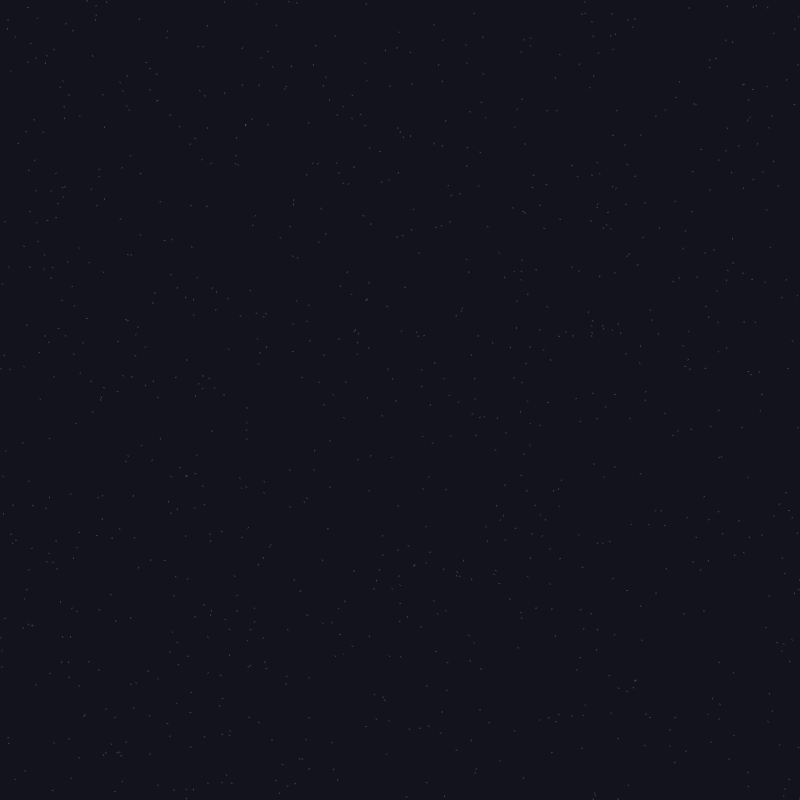
Frame 1 (no input)
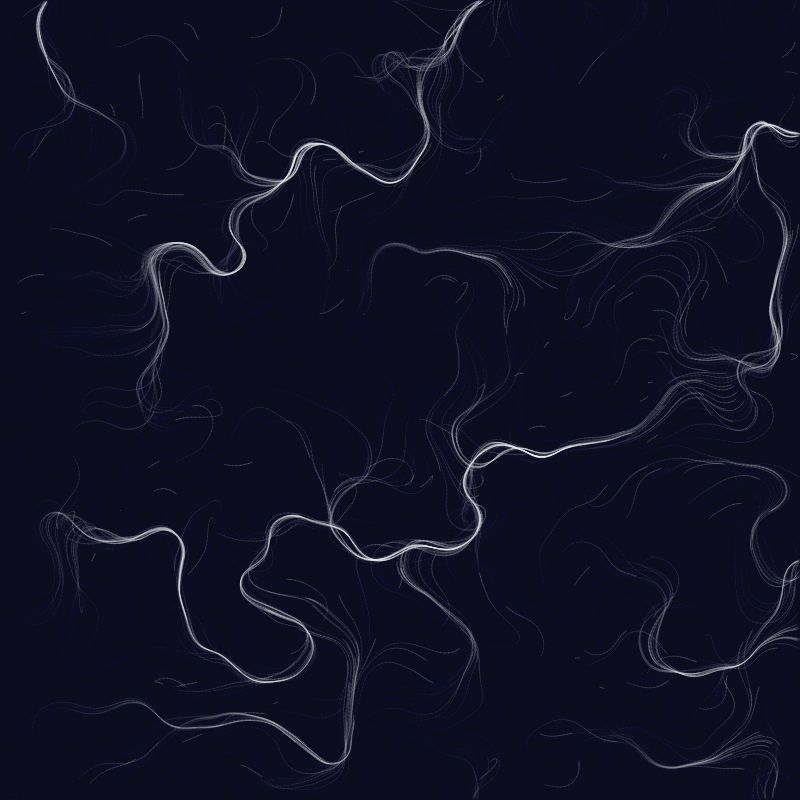
Frame 60 (no input)
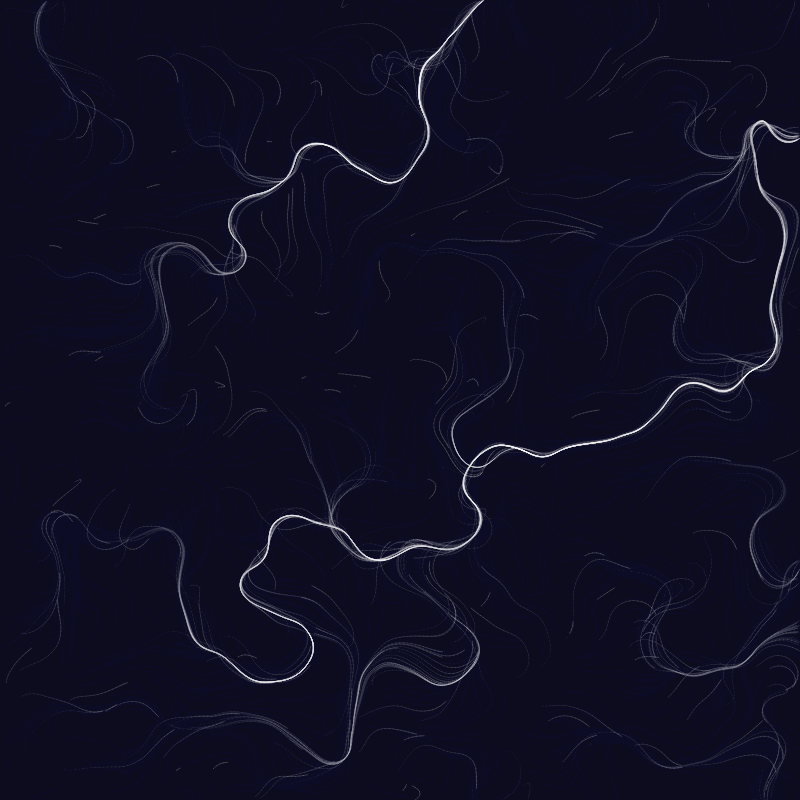
Frame 120 (the mouse pressed at the canvas centre since frame 60)

The p5.js sketch that drew these frames (run headless with seeded random() and noise() and a simulated clock; from frame 60 on, the mouse is pressed at the canvas centre):

// p5.js sketch
// ── sketch.js
// particle class to represent wind elements
class Particle {
  constructor() {
    this.pos = createVector(random(width), random(height));
    this.vel = createVector(0, 0);
    this.acc = createVector(0, 0);
    this.maxSpeed = 4;
    this.prevPos = this.pos.copy();
  }
  update() {
    this.vel.add(this.acc);
    this.vel.limit(this.maxSpeed);
    this.pos.add(this.vel);
    this.acc.mult(0);

    // reset particle if it moves off screen
    if (this.pos.x > width || this.pos.x < 0 ||
        this.pos.y > height || this.pos.y < 0) {
      this.pos = createVector(random(width), random(height));
      this.prevPos = this.pos.copy();
    }
  }
  applyForce(force) {
    this.acc.add(force);
  }
  show() {
    stroke(255, 255, 255, 50);
    strokeWeight(1);
    line(this.pos.x, this.pos.y, this.prevPos.x, this.prevPos.y);
    this.prevPos = this.pos.copy();
  }
}
let particles = [];
let noiseScale = 0.01;
let noiseStrength = 1;
let particleCount = 1000;
function setup() {
  createCanvas(800, 800);
  background(20, 20, 30);

  // initialize particles
  for (let i = 0; i < particleCount; i++) {
    particles.push(new Particle());
  }
}
function draw() {
  background(20, 20, 30, 10);

  // update and display all particles
  for (let particle of particles) {
    let angle = noise(particle.pos.x * noiseScale,
                     particle.pos.y * noiseScale) * TWO_PI * 2;

    let force = p5.Vector.fromAngle(angle);
    force.mult(noiseStrength);

    particle.applyForce(force);
    particle.update();
    particle.show();
  }
}
